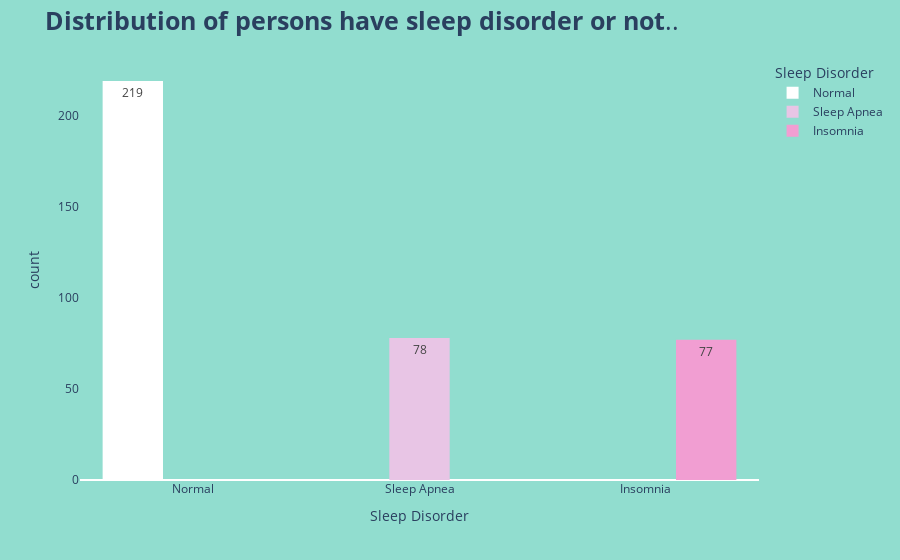

Here is the notebook cell this chart was saved with:
### Code cell
fig=px.histogram(sleep_data,x='Sleep Disorder', 
                 barmode="group",color='Sleep Disorder',
                 color_discrete_sequence=['white','#E8C5E5','#F19ED2'],
                 text_auto=True)
 
    
fig.update_layout(title='<b>Distribution of persons have sleep disorder or not</b>..',
                 title_font={'size':25},
                 paper_bgcolor='#91DDCF',
                 plot_bgcolor='#91DDCF',
                 showlegend=True)


fig.update_yaxes(showgrid=False)

fig.show()

### Figure 1 — Plotly figure (JSON) as saved in the notebook; plotly's stock layout.template omitted (floating-point values rounded to 4 significant figures; data arrays with more than 128 entries replaced by an {"elided": "..."} marker saying what was removed)
{"data": [{"alignmentgroup": "True", "bingroup": "x", "hovertemplate": "Sleep Disorder=%{x}<br>count=%{y}<extra></extra>", "legendgroup": "Normal", "marker": {"color": "white", "pattern": {"shape": ""}}, "name": "Normal", "offsetgroup": "Normal", "orientation": "v", "showlegend": true, "texttemplate": "%{value}", "type": "histogram", "x": {"elided": "219 str values"}, "xaxis": "x", "yaxis": "y"}, {"alignmentgroup": "True", "bingroup": "x", "hovertemplate": "Sleep Disorder=%{x}<br>count=%{y}<extra></extra>", "legendgroup": "Sleep Apnea", "marker": {"color": "#E8C5E5", "pattern": {"shape": ""}}, "name": "Sleep Apnea", "offsetgroup": "Sleep Apnea", "orientation": "v", "showlegend": true, "texttemplate": "%{value}", "type": "histogram", "x": ["Sleep Apnea", "Sleep Apnea", "Sleep Apnea", "Sleep Apnea", "Sleep Apnea", "Sleep Apnea", "Sleep Apnea", "Sleep Apnea", "Sleep Apnea", "Sleep Apnea", "Sleep Apnea", "Sleep Apnea", "Sleep Apnea", "Sleep Apnea", "Sleep Apnea", "Sleep Apnea", "Sleep Apnea", "Sleep Apnea", "Sleep Apnea", "Sleep Apnea", "Sleep Apnea", "Sleep Apnea", "Sleep Apnea", "Sleep Apnea", "Sleep Apnea", "Sleep Apnea", "Sleep Apnea", "Sleep Apnea", "Sleep Apnea", "Sleep Apnea", "Sleep Apnea", "Sleep Apnea", "Sleep Apnea", "Sleep Apnea", "Sleep Apnea", "Sleep Apnea", "Sleep Apnea", "Sleep Apnea", "Sleep Apnea", "Sleep Apnea", "Sleep Apnea", "Sleep Apnea", "Sleep Apnea", "Sleep Apnea", "Sleep Apnea", "Sleep Apnea", "Sleep Apnea", "Sleep Apnea", "Sleep Apnea", "Sleep Apnea", "Sleep Apnea", "Sleep Apnea", "Sleep Apnea", "Sleep Apnea", "Sleep Apnea", "Sleep Apnea", "Sleep Apnea", "Sleep Apnea", "Sleep Apnea", "Sleep Apnea", "Sleep Apnea", "Sleep Apnea", "Sleep Apnea", "Sleep Apnea", "Sleep Apnea", "Sleep Apnea", "Sleep Apnea", "Sleep Apnea", "Sleep Apnea", "Sleep Apnea", "Sleep Apnea", "Sleep Apnea", "Sleep Apnea", "Sleep Apnea", "Sleep Apnea", "Sleep Apnea", "Sleep Apnea", "Sleep Apnea"], "xaxis": "x", "yaxis": "y"}, {"alignmentgroup": "True", "bingroup": "x", "hovertemplate": "Sleep Disorder=%{x}<br>count=%{y}<extra></extra>", "legendgroup": "Insomnia", "marker": {"color": "#F19ED2", "pattern": {"shape": ""}}, "name": "Insomnia", "offsetgroup": "Insomnia", "orientation": "v", "showlegend": true, "texttemplate": "%{value}", "type": "histogram", "x": ["Insomnia", "Insomnia", "Insomnia", "Insomnia", "Insomnia", "Insomnia", "Insomnia", "Insomnia", "Insomnia", "Insomnia", "Insomnia", "Insomnia", "Insomnia", "Insomnia", "Insomnia", "Insomnia", "Insomnia", "Insomnia", "Insomnia", "Insomnia", "Insomnia", "Insomnia", "Insomnia", "Insomnia", "Insomnia", "Insomnia", "Insomnia", "Insomnia", "Insomnia", "Insomnia", "Insomnia", "Insomnia", "Insomnia", "Insomnia", "Insomnia", "Insomnia", "Insomnia", "Insomnia", "Insomnia", "Insomnia", "Insomnia", "Insomnia", "Insomnia", "Insomnia", "Insomnia", "Insomnia", "Insomnia", "Insomnia", "Insomnia", "Insomnia", "Insomnia", "Insomnia", "Insomnia", "Insomnia", "Insomnia", "Insomnia", "Insomnia", "Insomnia", "Insomnia", "Insomnia", "Insomnia", "Insomnia", "Insomnia", "Insomnia", "Insomnia", "Insomnia", "Insomnia", "Insomnia", "Insomnia", "Insomnia", "Insomnia", "Insomnia", "Insomnia", "Insomnia", "Insomnia", "Insomnia", "Insomnia"], "xaxis": "x", "yaxis": "y"}], "layout": {"autosize": true, "barmode": "group", "legend": {"title": {"text": "Sleep Disorder"}, "tracegroupgap": 0}, "margin": {"t": 60}, "paper_bgcolor": "#91DDCF", "plot_bgcolor": "#91DDCF", "showlegend": true, "title": {"font": {"size": 25}, "text": "<b>Distribution of persons have sleep disorder or not</b>.."}, "xaxis": {"anchor": "y", "autorange": true, "categoryarray": ["Normal", "Sleep Apnea", "Insomnia"], "categoryorder": "array", "domain": [0, 1], "range": [-0.5, 2.5], "title": {"text": "Sleep Disorder"}, "type": "category"}, "yaxis": {"anchor": "x", "autorange": true, "domain": [0, 1], "range": [0, 230.5], "showgrid": false, "title": {"text": "count"}}}}
